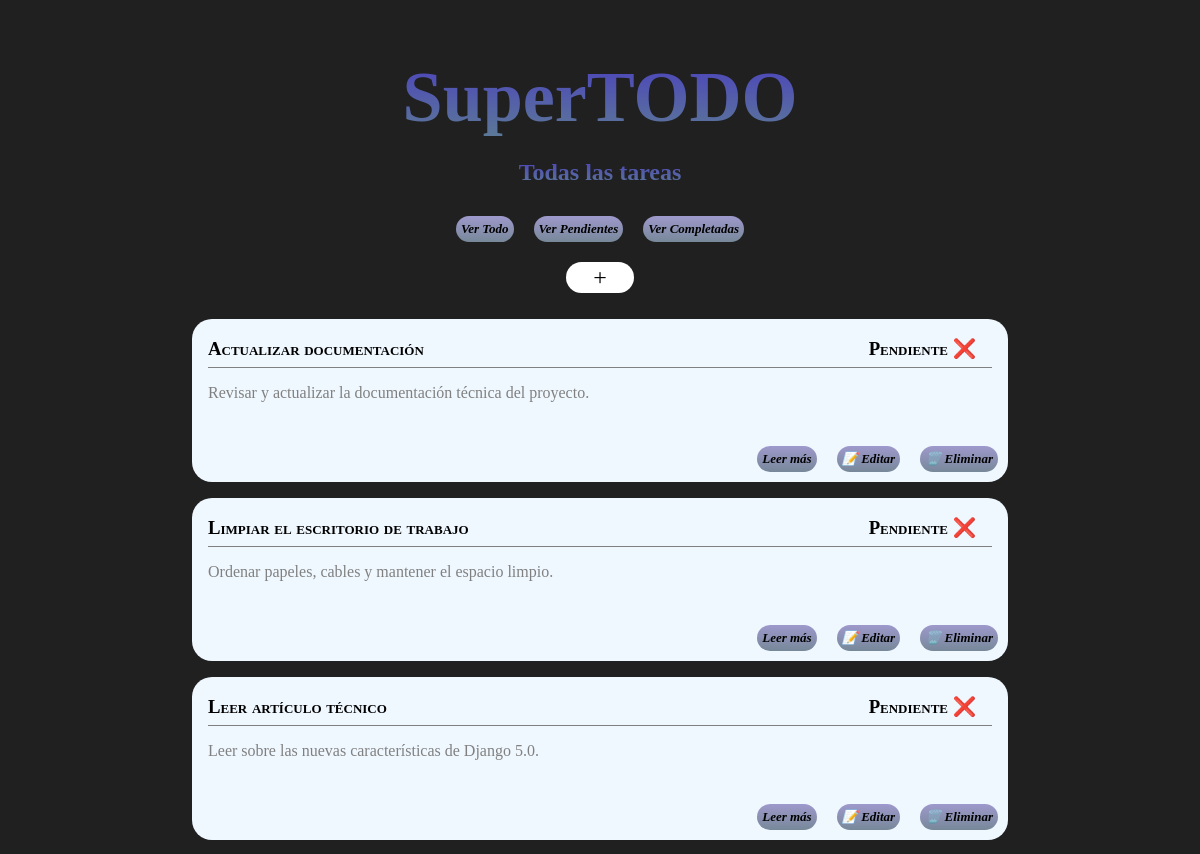
/tasks/ (upper part), run on an earlier commit of the app's database.
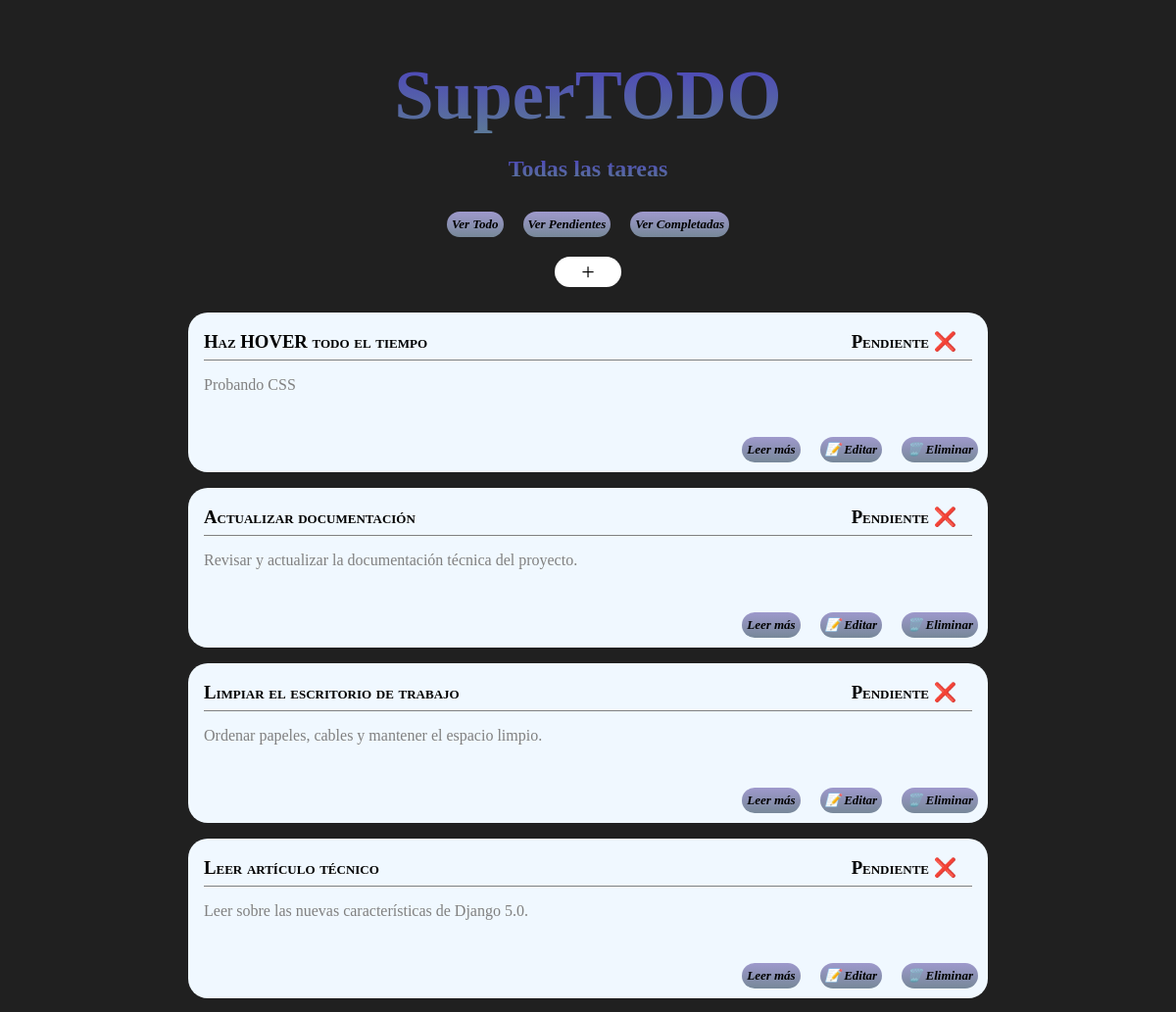
And on a later commit of the database.
### tasks/models.py (models this page shows, shortened)
class Task(models.Model):
    name = models.CharField(max_length=70)
    description = models.TextField(max_length=256, blank=True)
    slug = models.SlugField(unique=True)
    completed = models.BooleanField(default=False)
    created_at = models.DateTimeField()
    updated_at = models.DateTimeField()

### tasks/views.py (the view)
# urls.py: path('', views.task_list, name='task-list'),
def task_list(request):
    tasks = Task.objects.all().order_by('-updated_at')
    return render(request, 'tasks/tasklist.html', {'tasks': tasks, 'subtitle': 'Todas las tareas'})

### tasks/templates/tasks/tasklist.html
{% extends "base.html" %}
{% load static %}
  {% block content %}
    <div class="create">
      <span class="pill-create">
        <p><a href="{% url 'tasks:task-add'%}"> + </a></p>
      </span>
    </div>
      {% if tasks|length > 0 %}
        <div class="tasksDisplay">
          {% for task in tasks %}
            <div class="box">
              <div class="top-border">
                <div class="titleContainer">
                  <h3 class="title">{{ task.name }}</h3>
                  <h3 class="sign"> <a href="{% url 'tasks:task-toggle' task.slug %}"> {% if task.completed %} Completada ✅ {% else %} Pendiente ❌ {% endif %}</a> </h3>
                </div>
                <p class="content"> {{task.description | truncatewords:8 }}</p>
              </div>
              <br>
              <div class="buttons">
                <span class="pill">
                  <p><a href="{% url 'tasks:task-delete' task.slug %}"> 🗑️ Eliminar </a></p>
                </span>
                <span class="pill">
                  <p><a href="{% url 'tasks:task-edit' task.slug %}"> 📝 Editar </a></p>
                </span>
                <span class="pill">
                  <p><a href="{% url 'tasks:task-detail' task.slug %}">Leer más</a></p>
                </span>
              </div>
            </div>
          {% endfor %}
        </div>
      {% else %}
        <h3>Nada que hacer. ¡Enhorabuena!</h3>
      {% endif %}
  {% endblock %}

What changed in the data, as far as the page shows it:
added Task: name "Haz HOVER todo el tiempo", completed "Pendiente ❌", description "Probando CSS"
